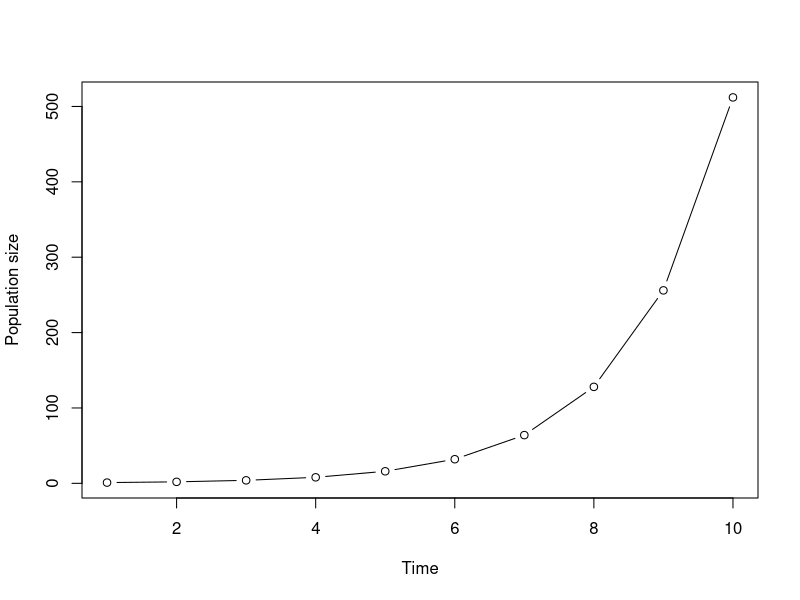
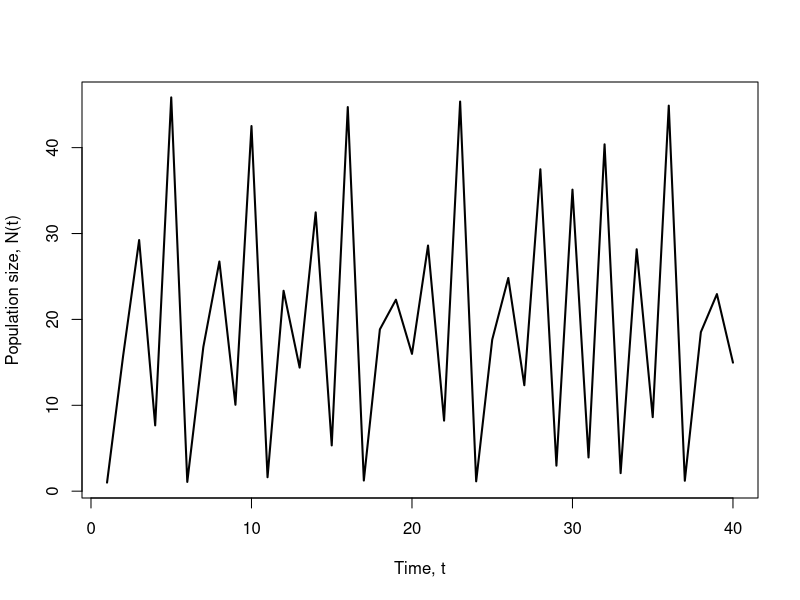
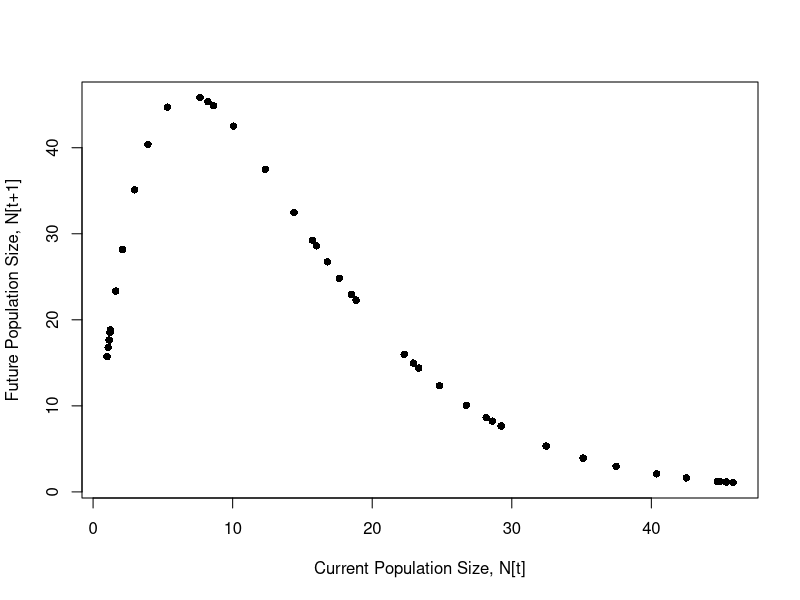
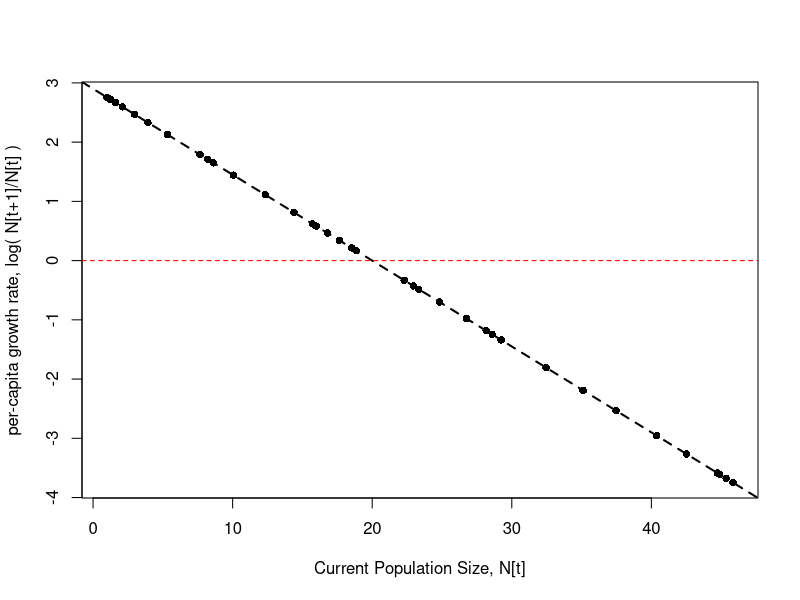
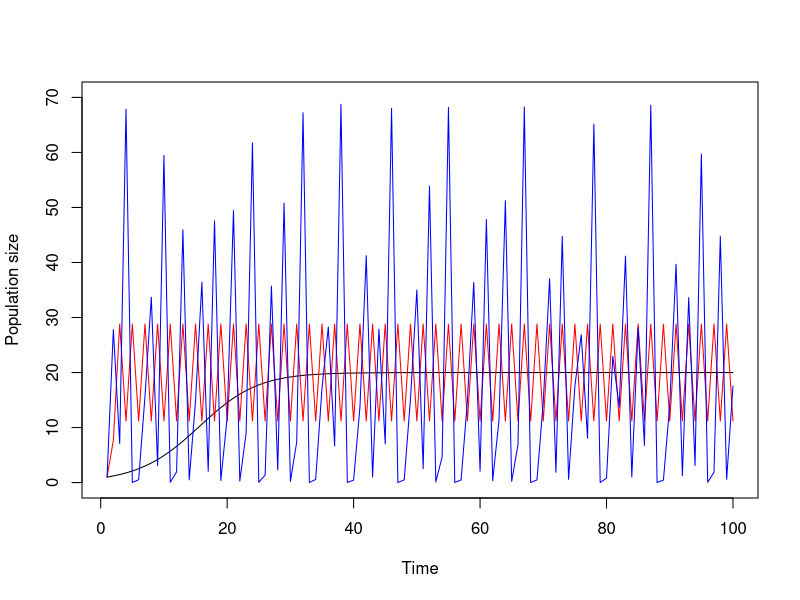
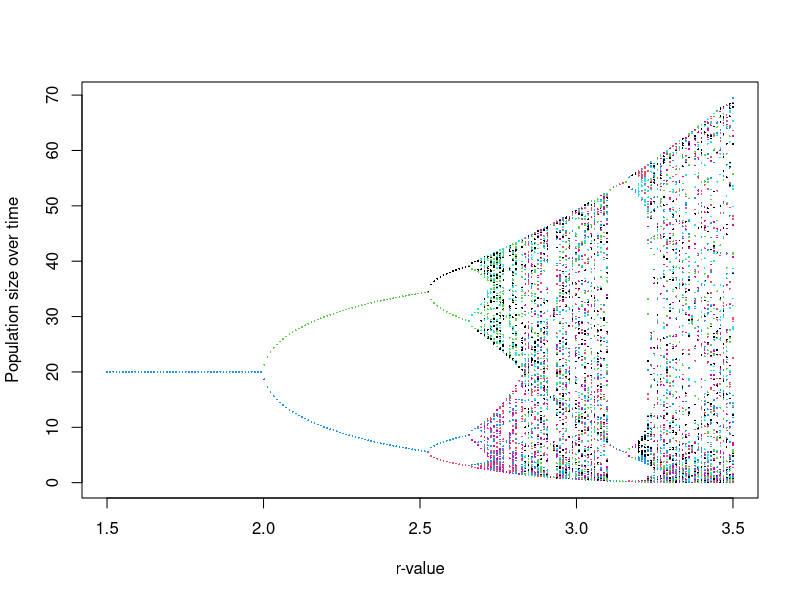

Generate these figures, in order, with R:
## ---- chunk 1
knitr::opts_chunk$set(echo = TRUE)
## ---- chunk 2
# Exponential population growth equation
# N[t+1] <- R*N[t]
## ---- chunk 3
# Exponential population growth equation
N <- matrix(0, nrow=10, ncol=1)
R <- 2					# finite rate of increase
N[1] <- 1					# Initial population size
tsteps <- 10				# Length of time series

for(t in 1:(tsteps-1)){
	N[t+1] <- R*N[t]
}

# And now we plot the outcome: remembering to add axes labels
# type = ‘b’ plots both lines and symbols
plot(N, xlab = 'Time', ylab = 'Population size', type='b')

## ---- chunk 4
# Simulating the Ricker population growth function over 40 time-steps

r <- 2.9				# Intrinsic Growth Rate
K <- 20				# Carrying Capacity
Tmax <- 40			# Maximum simulation time

N <- matrix(0, nrow = Tmax, ncol = 1)	# Pre-allocate population vector
N[1] <- 1						# Initialise population size

# Simulate Ricker population growth over time
for (t in 1:(Tmax-1)) {
	N[t+1] <- N[t]*exp(r*(1-N[t]/K))
}

plot(N, type = 'l', lwd = 2, xlab = 'Time, t', ylab = 'Population size, N(t)')


## ---- chunk 5

# Plot the current vs future population sizes, N[t] vs N[t+1]
plot(N[1:(Tmax-1)], N[2:Tmax], pch = 16, xlab = "Current Population Size, N[t]", ylab = "Future Population Size, N[t+1]")

# Plot the density dependent functional form for per-capita growth
# Use abline() to add a dashed, black line to the points
plot(N[1:(Tmax-1)], diff(log(N)), pch = 16, xlab = 'Current Population Size, N[t]', ylab = 'per-capita growth rate, log( N[t+1]/N[t] )') 
abline(r, -r/K, lwd = 2, lty = 2)
abline(h=0, lty=2, col='red')

## ---- chunk 6
r.values <- seq(0.2, 3.5, length.out = 101) 	# r-values examined
K <- 20								# Carrying Capacity
Tmax <- 100							# Length of simulations

N <- matrix(0, length(r.values), Tmax)			# Pre-allocate N
N[,1] <- 1

for (i in 1:length(r.values)){
	r <- r.values[i]			# Select the i-th r-value to examine
	for (t in 1:(Tmax-1)) {
		N[i, t+1] <- N[i, t]*exp(r*(1- N[i, t]/K))
	}
}

plot(N[1,], type = 'l', ylim = c(0, 70), ylab='Population size', xlab='Time')
lines(N[60,], col = "red")
lines(N[101,], col = "blue")
## ---- chunk 7
r.values <- seq(1.5, 3.5, length.out = 200) 	# r-values examined
K <- 20								  # Carrying Capacity
Tmax <- 500							# Length of simulations

N <- matrix(0, length(r.values), Tmax)			# Pre-allocate N
N[,1] <- 1								                  # Initiate all N[1] = 1

for (i in 1:length(r.values)){
	r <- r.values[i]			# Select the i-th r-value to examine
	for (t in 1:(Tmax-1)) {
		N[i, t+1] <- N[i, t]*exp(r*(1- N[i, t]/K))
	}
}

# Bifurcation plot showing temporal dynamics across different r-values
# ‘cex’ reduces the point size.
matplot(r.values, N[, 401:500], pch = 16, cex = 0.25, xlab = "r-value", ylab = "Population size over time")
